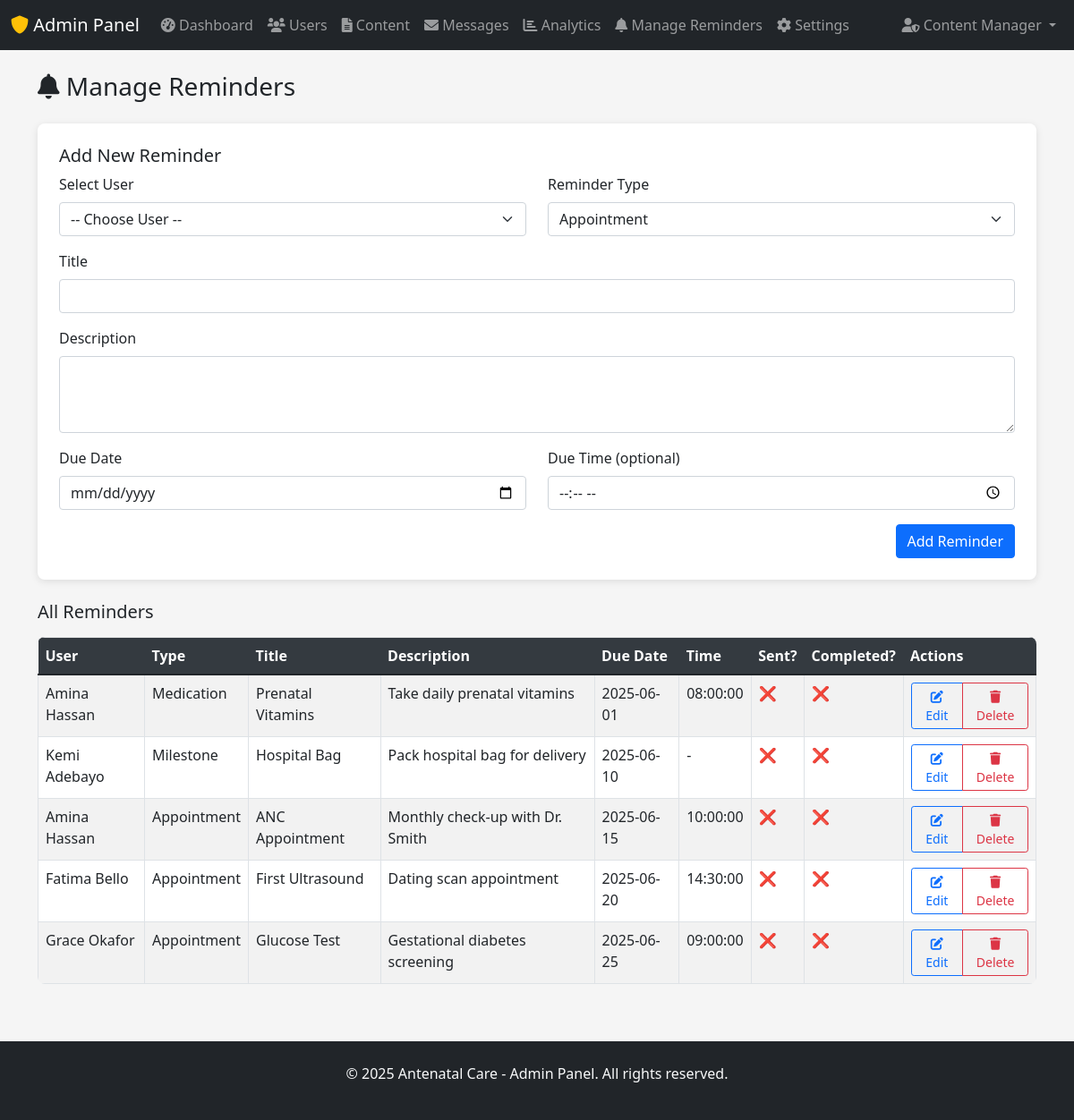
Screenshot of /admin/admin_reminders.php (signed in) with the database file from the repository.
### tables this page shows
CREATE TABLE reminders (
    id INT PRIMARY KEY AUTO_INCREMENT,
    user_id INT NOT NULL,
    reminder_type ENUM('appointment', 'medication', 'milestone', 'custom') NOT NULL,
    title VARCHAR(200) NOT NULL,
    description TEXT,
    due_date DATE NOT NULL,
    due_time TIME,
    is_sent BOOLEAN DEFAULT FALSE,
    is_completed BOOLEAN DEFAULT FALSE,
    created_at TIMESTAMP DEFAULT CURRENT_TIMESTAMP,
    FOREIGN KEY (user_id) REFERENCES users(id) ON DELETE CASCADE
);

CREATE TABLE users (
    id INT PRIMARY KEY AUTO_INCREMENT,
    name VARCHAR(100) NOT NULL,
    email VARCHAR(100) UNIQUE NOT NULL,
    password VARCHAR(255) NOT NULL,
    age INT NOT NULL,
    trimester INT NOT NULL CHECK (trimester IN (1, 2, 3)),
    interests TEXT,   
    location VARCHAR(100),
    language_preference VARCHAR(20) DEFAULT 'english',
    medical_history TEXT,
    due_date DATE,
    phone VARCHAR(20),
    created_at TIMESTAMP DEFAULT CURRENT_TIMESTAMP,
    updated_at TIMESTAMP DEFAULT CURRENT_TIMESTAMP ON UPDATE CURRENT_TIMESTAMP,
    last_login TIMESTAMP NULL
);

### includes/config.php (called while the page is built, shortened)
<?php
$conn = new mysqli(DB_HOST, DB_USERNAME, DB_PASSWORD, DB_NAME);
$conn->set_charset("utf8");
function isAdminLoggedIn()
{
    return isset($_SESSION['admin_id']);
}
function getCurrentAdmin()
{
    global $conn;
    $admin_id = $_SESSION['admin_id'];
    $query = "SELECT * FROM admin_users WHERE id = $admin_id";
    $result = $conn->query($query);
    return $result ? $result->fetch_assoc() : null;
}
?>

### admin/admin_reminders.php (the view, shortened to what this page needs)
<?php
require_once '../includes/config.php';
require_once '../includes/admin_functions.php';
$edit_reminder = null;
$reminders_result = $conn->query("
    SELECT r.*, u.name AS user_name
    FROM reminders r
    JOIN users u ON r.user_id = u.id
    ORDER BY r.due_date ASC, r.due_time ASC
");
include '../includes/admin_header.php';
?>
<div class="container mt-4">
    <h3 class="mb-4"><i class="fas fa-bell"></i> Manage Reminders</h3>
    <form method="POST" class="card p-4 mb-4">
        <h5><?php echo $edit_reminder ? 'Edit Reminder' : 'Add New Reminder'; ?></h5>
        <div class="row mb-3">
            <div class="col-md-6">
                <label class="form-label">Select User</label>
                <select name="user_id" class="form-select" required>
                    <option value="">-- Choose User --</option>
                </select>
            </div>
            <div class="col-md-6">
                <label class="form-label">Reminder Type</label>
                <select name="reminder_type" class="form-select" required>
                    <option value="appointment" <?= ($edit_reminder && $edit_reminder['reminder_type'] == 'appointment') ? 'selected' : '' ?>>Appointment</option>
                </select>
            </div>
        </div>
        <div class="mb-3">
            <label class="form-label">Title</label>
            <input type="text" name="title" class="form-control"
                value="<?= $edit_reminder ? htmlspecialchars($edit_reminder['title']) : '' ?>" required>
        </div>
        <div class="mb-3">
            <label class="form-label">Description</label>
            <textarea name="description" class="form-control"
                rows="3"><?= $edit_reminder ? htmlspecialchars($edit_reminder['description']) : '' ?></textarea>
        </div>
        <div class="row mb-3">
            <div class="col-md-6">
                <label class="form-label">Due Date</label>
                <input type="date" name="due_date" class="form-control"
                    value="<?= $edit_reminder ? $edit_reminder['due_date'] : '' ?>" required>
            </div>
            <div class="col-md-6">
                <label class="form-label">Due Time (optional)</label>
                <input type="time" name="due_time" class="form-control"
                    value="<?= $edit_reminder ? $edit_reminder['due_time'] : '' ?>">
            </div>
        </div>
        <div class="d-grid gap-2 d-md-flex justify-content-md-end">
            <?php if ($edit_reminder): ?>
                <a href="manage_reminders.php" class="btn btn-secondary me-md-2">Cancel</a>
                <button type="submit" name="edit_reminder" class="btn btn-success">Update Reminder</button>
            <?php else: ?>
                <button type="submit" name="add_reminder" class="btn btn-primary">Add Reminder</button>
            <?php endif; ?>
        </div>
    </form>
    <h5 class="mb-3">All Reminders</h5>
    <div class="table-responsive">
        <table class="table table-bordered table-striped">
            <thead class="table-light">
                <tr>
                    <th>User</th>
                    <th>Type</th>
                    <th>Title</th>
                    <th>Description</th>
                    <th>Due Date</th>
                    <th>Time</th>
                    <th>Sent?</th>
                    <th>Completed?</th>
                    <th>Actions</th>
                </tr>
            </thead>
            <tbody>
                <?php if ($reminders_result && $reminders_result->num_rows > 0): ?>
                    <?php while ($reminder = $reminders_result->fetch_assoc()): ?>
                        <tr>
                            <td><?= htmlspecialchars($reminder['user_name']) ?></td>
                            <td><?= ucfirst($reminder['reminder_type']) ?></td>
                            <td><?= htmlspecialchars($reminder['title']) ?></td>
                            <td><?= htmlspecialchars($reminder['description']) ?></td>
                            <td><?= $reminder['due_date'] ?></td>
                            <td><?= $reminder['due_time'] ?? '-' ?></td>
                            <td><?= $reminder['is_sent'] ? '✅' : '❌' ?></td>
                            <td><?= $reminder['is_completed'] ? '✅' : '❌' ?></td>
                            <td>
                                <div class="btn-group" role="group">
                                    <a href="?edit=<?= $reminder['id'] ?>" class="btn btn-sm btn-outline-primary">
                                        <i class="fas fa-edit"></i> Edit
                                    </a>
                                    <a href="javascript:void(0)"
                                        onclick="confirmDelete(<?= $reminder['id'] ?>, '<?= htmlspecialchars($reminder['title'], ENT_QUOTES) ?>')"
                                        class="btn btn-sm btn-outline-danger">
                                        <i class="fas fa-trash"></i> Delete
                                    </a>
                                </div>
                            </td>
                        </tr>
                    <?php endwhile; ?>
                <?php else: ?>
                    <tr>
                        <td colspan="9" class="text-center">No reminders found.</td>
                    </tr>
                <?php endif; ?>
            </tbody>
        </table>
    </div>
</div>
<?php include '../includes/admin_footer.php'; ?>

### includes/admin_header.php (shortened to what this page needs)
<!DOCTYPE html>
<html lang="en">
<head>
    <link href="https://cdn.jsdelivr.net/npm/bootstrap@5.1.3/dist/css/bootstrap.min.css" rel="stylesheet">
    <link href="https://cdnjs.cloudflare.com/ajax/libs/font-awesome/6.0.0/css/all.min.css" rel="stylesheet">
    <link href="../css/admin.css" rel="stylesheet">
</head>
<body>
    <nav class="navbar navbar-expand-lg navbar-dark bg-dark">
        <div class="container-fluid">
            <a class="navbar-brand" href="index.php">
                <i class="fas fa-shield-alt"></i> Admin Panel
            </a>
            <div class="collapse navbar-collapse" id="adminNav">
                <ul class="navbar-nav me-auto">
                    <li class="nav-item">
                        <a class="nav-link" href="index.php">
                            <i class="fas fa-tachometer-alt"></i> Dashboard
                        </a>
                    </li>
                    <li class="nav-item">
                        <a class="nav-link" href="users.php">
                            <i class="fas fa-users"></i> Users
                        </a>
                    </li>
                    <li class="nav-item">
                        <a class="nav-link" href="content.php">
                            <i class="fas fa-file-alt"></i> Content
                        </a>
                    </li>
                    <li class="nav-item">
                        <a class="nav-link" href="messages.php">
                            <i class="fas fa-envelope"></i> Messages
                        </a>
                    </li>
                    <li class="nav-item">
                        <a class="nav-link" href="analytics.php">
                            <i class="fas fa-chart-bar"></i> Analytics
                        </a>
                    </li>
                    <li class="nav-item">
                        <a class="nav-link" href="admin_reminders.php">
                            <i class="fas fa-bell"></i> Manage Reminders
                        </a>
                    </li>
                    <li class="nav-item">
                        <a class="nav-link" href="settings.php">
                            <i class="fas fa-cog"></i> Settings
                        </a>
                    </li>
                </ul>
                <ul class="navbar-nav">
                    <?php if (isAdminLoggedIn()): ?>
                        <?php $current_admin = getCurrentAdmin(); ?>
                        <li class="nav-item dropdown">
                            <a class="nav-link dropdown-toggle" href="#" id="adminDropdown" role="button"
                                data-bs-toggle="dropdown">
                                <i class="fas fa-user-shield"></i>
                                <?php echo htmlspecialchars($current_admin['full_name']); ?>
                            </a>
                        </li>
                    <?php endif; ?>
                </ul>
            </div>
        </div>
    </nav>

### css/admin.css (style rules this page uses)
body { font-family: 'Segoe UI', Tahoma, Geneva, Verdana, sans-serif; background-color: #f5f5f5; }
.navbar-brand i { color: #ffc107; }
.card { border: none; border-radius: 8px; box-shadow: 0 2px 8px rgba(0,0,0,0.1); }
.table { background-color: white; border-radius: 8px; overflow: hidden; }
.table thead th { background-color: #343a40; color: white; border: none; }

### rows the page displays
reminders: user.name "Amina Hassan", reminder_type "Medication", title "Prenatal Vitamins", description "Take daily prenatal vitamins", due_date "2025-06-01", due_time "08:00:00"
reminders: user.name "Kemi Adebayo", reminder_type "Milestone", title "Hospital Bag", description "Pack hospital bag for delivery", due_date "2025-06-10", due_time "-"
reminders: user.name "Amina Hassan", reminder_type "Appointment", title "ANC Appointment", description "Monthly check-up with Dr. Smith", due_date "2025-06-15", due_time "10:00:00"
reminders: user.name "Fatima Bello", reminder_type "Appointment", title "First Ultrasound", description "Dating scan appointment", due_date "2025-06-20", due_time "14:30:00"
reminders: user.name "Grace Okafor", reminder_type "Appointment", title "Glucose Test", description "Gestational diabetes screening", due_date "2025-06-25", due_time "09:00:00"

### other values shown
$current_admin['full_name'] "Content Manager"
